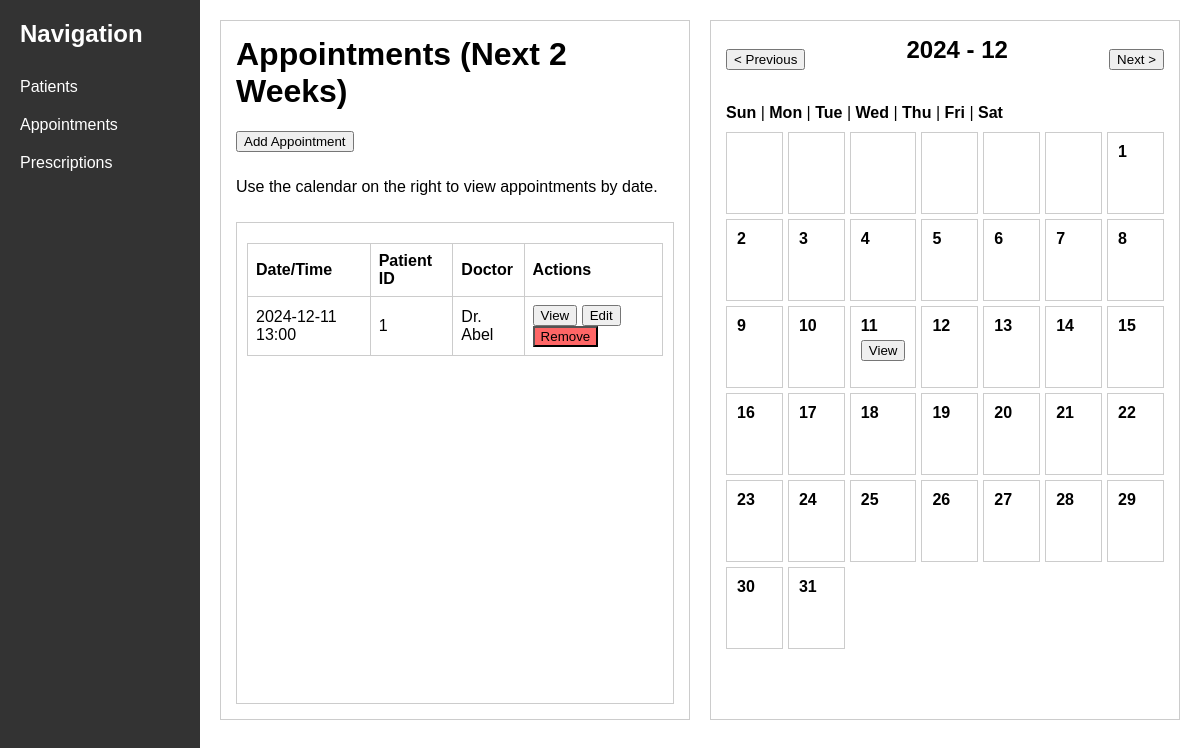
The app's page /appointments with its own data.
### tables this page shows
CREATE TABLE appointments (
                        id INTEGER PRIMARY KEY AUTOINCREMENT,
                        patient_id INTEGER,
                        doctor_name TEXT,
                        appointment_date TEXT, -- YYYY-MM-DD
                        appointment_time TEXT, -- HH:MM
                        notes TEXT
                    );

### app.py (the view, shortened to what this page needs)
@app.route('/appointments', methods=['GET', 'POST'])
def appointments():
    current_action = None  # 'add', 'edit', 'view', 'view_day'
    edit_appointment_data = None
    view_appointment_data = None
    today = datetime.date.today()
    year = today.year
    month = today.month
    selected_day_appointments = []
    selected_day = None
    conn = get_db_connection()
    if request.method == 'GET':
        if current_action not in ['add', 'edit', 'view', 'view_day']:
            year = year
            month = month
    start_of_month = datetime.date(year, month, 1)
    _, days_in_month = calendar.monthrange(year, month)
    end_of_month = datetime.date(year, month, days_in_month)
    month_appointments = conn.execute(
        'SELECT appointment_date FROM appointments WHERE appointment_date BETWEEN ? AND ?',
        (start_of_month.isoformat(), end_of_month.isoformat())
    ).fetchall()
    days_with_appointments = set([a['appointment_date'] for a in month_appointments])
    weekday_of_first = start_of_month.weekday()
    two_weeks_later = today + datetime.timedelta(days=14)
    appointments_in_range = conn.execute(
        'SELECT * FROM appointments WHERE appointment_date BETWEEN ? AND ? ORDER BY appointment_date, appointment_time',
        (today.isoformat(), two_weeks_later.isoformat())
    ).fetchall()
    conn.close()
    return render_template('appointments_calendar.html',
                           current_action=current_action,
                           edit_appointment=edit_appointment_data,
                           view_appointment=view_appointment_data,
                           year=year,
                           month=month,
                           days_in_month=days_in_month,
                           days_with_appointments=days_with_appointments,
                           selected_day=selected_day,
                           selected_day_appointments=selected_day_appointments,
                           weekday_of_first=weekday_of_first,
                           appointments_in_range=appointments_in_range)

### app.py (called while the page is built)
def get_db_connection():
    conn = sqlite3.connect(DATABASE)
    conn.row_factory = sqlite3.Row
    return conn

### templates/appointments_calendar.html (shortened to what this page needs)
{% extends "base.html" %}
{% block content %}
<div class="content-container">
    <div class="left-column">
        <h1>Appointments (Next 2 Weeks)</h1>
        <form method="post" action="/appointments" style="margin-bottom:10px;">
            <button type="submit">Add Appointment</button>
        </form>
        <p>Use the calendar on the right to view appointments by date.</p>
        <div class="appointments-container">
            <table>
                <tr>
                    <th>Date/Time</th><th>Patient ID</th><th>Doctor</th><th>Actions</th>
                </tr>
                {% for appt in appointments_in_range %}
                <tr>
                    <td>{{ appt.appointment_date }} {{ appt.appointment_time }}</td>
                    <td>{{ appt.patient_id }}</td>
                    <td>{{ appt.doctor_name }}</td>
                    <td>
                        <form method="post" action="/appointments" style="display:inline;">
                            <button type="submit">View</button>
                        </form>
                        <form method="post" action="/appointments" style="display:inline;">
                            <button type="submit">Edit</button>
                        </form>
                        <form method="post" action="/appointments" style="display:inline;">
                            <button type="submit" style="background-color:#f66;">Remove</button>
                        </form>
                    </td>
                </tr>
                {% endfor %}
            </table>
        </div>
    </div>
    <div class="right-column">
        {% if current_action == 'add' %}
            <div class="section">
                <h2>Add Appointment</h2>
                <form method="post" action="/appointments">
                    <input type="hidden" name="action" value="add_appointment"/>
                    <label>Patient ID:<br><input type="text" name="patient_id" required></label><br><br>
                    <label>Doctor Name:<br><input type="text" name="doctor_name" required></label><br><br>
                    <label>Appointment Date (YYYY-MM-DD):<br><input type="text" name="appointment_date" required></label><br><br>
                    <label>Appointment Time (HH:MM):<br><input type="text" name="appointment_time" required></label><br><br>
                    <label>Notes:<br><textarea name="notes"></textarea></label><br><br>
                    <button type="submit">Add Appointment</button>
                </form>
                <form method="post" action="/appointments" style="margin-top:10px;">
                    <input type="hidden" name="action" value="cancel_add"/>
                    <button type="submit" style="background-color:#ddd;">Cancel</button>
                </form>
            </div>
        {% else %}
            <div class="section calendar-header">
                <form method="post" action="/appointments" style="display:inline;">
                    <button type="submit">&lt; Previous</button>
                </form>
                <h2>{{ year }} - {{ "%02d"|format(month) }}</h2>
                <form method="post" action="/appointments" style="display:inline;">
                    <button type="submit">Next &gt;</button>
                </form>
            </div>
            <div>
                <strong>Sun</strong> | <strong>Mon</strong> | <strong>Tue</strong> | <strong>Wed</strong> | <strong>Thu</strong> | <strong>Fri</strong> | <strong>Sat</strong>
            </div>
            {% set offset = weekday_of_first %}
            <div class="calendar-grid">
                {% for i in range(offset) %}
                    <div class="calendar-day"></div>
                {% endfor %}
                {% for day in range(1, days_in_month+1) %}
                    {% set date_str = (year|string) ~ '-' ~ (month|string).zfill(2) ~ '-' ~ (day|string).zfill(2) %}
                    <div class="calendar-day">
                        <div class="calendar-day-header">{{ day }}</div>
                        {% if date_str in days_with_appointments %}
                            <form method="post" action="/appointments" style="margin-top:5px;">
                                <button type="submit">View</button>
                            </form>
                        {% endif %}
                    </div>
                {% endfor %}
            </div>
        {% endif %}
    </div>
</div>
{% endblock %}

### templates/base.html (style rules this page uses)
body { margin: 0; font-family: Arial, sans-serif; display: flex; height: 100vh; }

### templates/appointments_calendar.html (style rules this page uses)
.content-container { display: flex; gap: 20px; height: 700px; }
.left-column, .right-column { border: 1px solid #ccc; padding: 15px; box-sizing: border-box; display: flex; flex-direction: column; height: 100%; width: 50%; }
h1, h2 { margin-top: 0; }
.appointments-container, .appointments-list-container { flex: 1; overflow-y: auto; border: 1px solid #ccc; padding: 10px; box-sizing: border-box; margin-top: 10px; }
table { border-collapse: collapse; width: 100%; margin-top:10px; }
table, th, td { border:1px solid #ccc; }
th, td { padding:8px; text-align:left; }
.section { margin-bottom: 20px; }
.calendar-header { display: flex; justify-content: space-between; align-items: center; }
.calendar-grid { display: grid; grid-template-columns: repeat(7, 1fr); gap: 5px; margin-top: 10px; }
.calendar-day { border: 1px solid #ccc; padding: 10px; min-height: 60px; position: relative; }
.calendar-day-header { font-weight: bold; margin-bottom: 5px; }

### records on screen
appointments: appointment_date "2024-12-11", appointment_time "13:00", patient_id "1", doctor_name "Dr. Abel"

### other values on screen
{{ "%02d"|format(month) }} "12"
{{ day }} "1" "2" "3" "4" "5" "6" "7" "8" "9" "10" "11" "12" "13" "14" "15" "16" "17" "18" "19" "20" "21" "22" "23" "24" "25" "26" "27" "28" "29" "30" "31"
